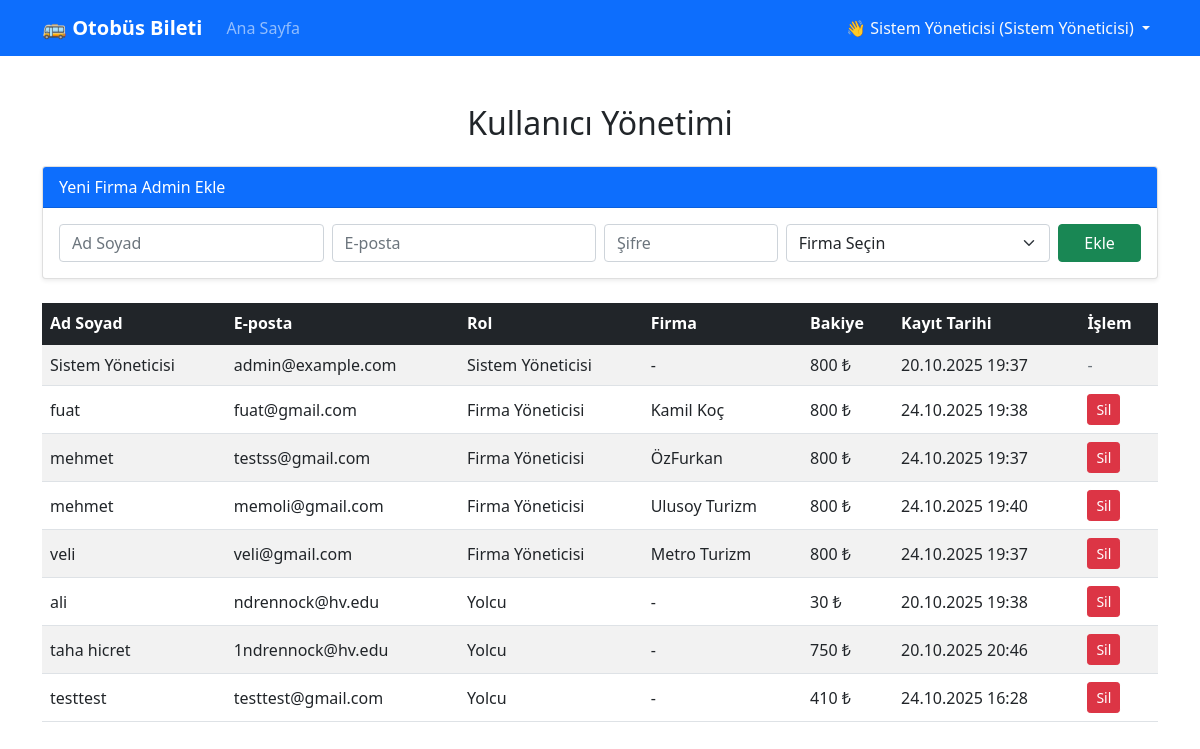
The page /admin/manage_users.php (signed in) on the database its author committed.
### tables this page shows
CREATE TABLE users (
            id TEXT PRIMARY KEY,
            full_name TEXT NOT NULL,
            email TEXT UNIQUE NOT NULL,
            role TEXT NOT NULL CHECK(role IN ('admin', 'company_admin', 'user')),
            password TEXT NOT NULL,
            company_id TEXT,
            balance INTEGER DEFAULT 800,
            created_at DATETIME DEFAULT CURRENT_TIMESTAMP,
            FOREIGN KEY (company_id) REFERENCES bus_companies(id)
        );

CREATE TABLE bus_companies (
            id TEXT PRIMARY KEY,
            name TEXT UNIQUE NOT NULL,
            logo_path TEXT,
            created_at DATETIME DEFAULT CURRENT_TIMESTAMP
        );

### config/database.php (called while the page is built, shortened)
<?php
class Database {
    private $pdo;
    public function __construct() {
        try {
            $dbPath = __DIR__ . '/../db_storage/bus_ticket.db';
            $this->pdo = new PDO('sqlite:' . $dbPath);
            $this->pdo->setAttribute(PDO::ATTR_ERRMODE, PDO::ERRMODE_EXCEPTION);
            $this->pdo->exec('PRAGMA foreign_keys = ON;');
        } catch (PDOException $e) {
            error_log("Veritabanı bağlantı hatası: " . $e->getMessage());
            die("Sistemde bir hata oluştu. Lütfen daha sonra tekrar deneyin.");
        }
    }
    public function getAllUsers() {
        $stmt = $this->pdo->prepare("
            SELECT u.*, bc.name as company_name
            FROM users u
            LEFT JOIN bus_companies bc ON u.company_id = bc.id
            ORDER BY u.role, u.full_name
        ");
        $stmt->execute();
        return $stmt->fetchAll(PDO::FETCH_ASSOC);
    }
}
?>

### includes/functions.php (called while the page is built, shortened)
<?php
function formatDateTime($datetime) {
    return date('d.m.Y H:i', strtotime($datetime));
}
function getRoleName($role) {
    switch ($role) {
        case 'admin': return 'Sistem Yöneticisi';
        case 'company_admin': return 'Firma Yöneticisi';
        case 'user': return 'Yolcu';
    }
}
?>

### admin/manage_users.php (the view, shortened to what this page needs)
<?php
require_once '../config/database.php';
require_once '../includes/functions.php';
$db = new Database();
$users = $db->getAllUsers();
?>
<!DOCTYPE html>
<html lang="tr">
<head>
    <link href="https://cdn.jsdelivr.net/npm/bootstrap@5.1.3/dist/css/bootstrap.min.css" rel="stylesheet">
</head>
<body>
<?php include '../includes/navbar.php'; ?>
<div class="container mt-5">
    <h2 class="mb-4 text-center">Kullanıcı Yönetimi</h2>
    <div class="card shadow-sm mb-4">
        <div class="card-header bg-primary text-white">Yeni Firma Admin Ekle</div>
        <div class="card-body">
            <form method="POST" class="row g-2">
                <div class="col-md-3">
                    <input type="text" name="full_name" class="form-control" placeholder="Ad Soyad" required>
                </div>
                <div class="col-md-3">
                    <input type="email" name="email" class="form-control" placeholder="E-posta" required>
                </div>
                <div class="col-md-2">
                    <input type="password" name="password" class="form-control" placeholder="Şifre" required>
                </div>
                <div class="col-md-3">
                    <select name="company_id" class="form-select" required>
                        <option value="">Firma Seçin</option>
                    </select>
                </div>
                <div class="col-md-1">
                    <button type="submit" name="add_company_admin" class="btn btn-success w-100">Ekle</button>
                </div>
            </form>
        </div>
    </div>
    <?php if (empty($users)): ?>
        <div class="alert alert-info">Henüz sistemde kayıtlı kullanıcı bulunmuyor.</div>
    <?php else: ?>
        <div class="table-responsive">
            <table class="table table-striped table-hover align-middle">
                <thead class="table-dark">
                    <tr>
                        <th>Ad Soyad</th>
                        <th>E-posta</th>
                        <th>Rol</th>
                        <th>Firma</th>
                        <th>Bakiye</th>
                        <th>Kayıt Tarihi</th>
                        <th>İşlem</th>
                    </tr>
                </thead>
                <tbody>
                    <?php foreach ($users as $u): ?>
                        <tr>
                            <td><?php echo htmlspecialchars($u['full_name']); ?></td>
                            <td><?php echo htmlspecialchars($u['email']); ?></td>
                            <td><?php echo getRoleName($u['role']); ?></td>
                            <td><?php echo htmlspecialchars($u['company_name'] ?? '-'); ?></td>
                            <td><?php echo number_format($u['balance'], 0, ',', '.'); ?> ₺</td>
                            <td><?php echo formatDateTime($u['created_at']); ?></td>
                            <td>
                                <?php if ($u['role'] !== 'admin'): ?>
                                    <a href="manage_users.php?delete_user=<?php echo $u['id']; ?>"
                                       class="btn btn-sm btn-danger"
                                       onclick="return confirm('Bu kullanıcıyı silmek istediğinize emin misiniz?');">
                                       Sil
                                    </a>
                                <?php else: ?>
                                    <span class="text-muted">-</span>
                                <?php endif; ?>
                            </td>
                        </tr>
                    <?php endforeach; ?>
                </tbody>
            </table>
        </div>
    <?php endif; ?>
</div>
</body>
</html>

### rows shown on the page
users: full_name "Sistem Yöneticisi", email "admin@example.com", role "Sistem Yöneticisi", company_name "-", balance "800", created_at "20.10.2025 19:37"
users: full_name "fuat", email "fuat@gmail.com", role "Firma Yöneticisi", company.name "Kamil Koç", balance "800", created_at "24.10.2025 19:38"
users: full_name "mehmet", email "testss@gmail.com", role "Firma Yöneticisi", company.name "ÖzFurkan", balance "800", created_at "24.10.2025 19:37"
users: full_name "mehmet", email "memoli@gmail.com", role "Firma Yöneticisi", company.name "Ulusoy Turizm", balance "800", created_at "24.10.2025 19:40"
users: full_name "veli", email "veli@gmail.com", role "Firma Yöneticisi", company.name "Metro Turizm", balance "800", created_at "24.10.2025 19:37"
users: full_name "ali", email "ndrennock@hv.edu", role "Yolcu", company_name "-", balance "30", created_at "20.10.2025 19:38"
users: full_name "taha hicret", email "1ndrennock@hv.edu", role "Yolcu", company_name "-", balance "750", created_at "20.10.2025 20:46"
users: full_name "testtest", email "testtest@gmail.com", role "Yolcu", company_name "-", balance "410", created_at "24.10.2025 16:28"

### other values the page prints
$_SESSION['user']['full_name'] "Sistem Yöneticisi"
getRoleName($_SESSION['user']['role']) "Sistem Yöneticisi"
